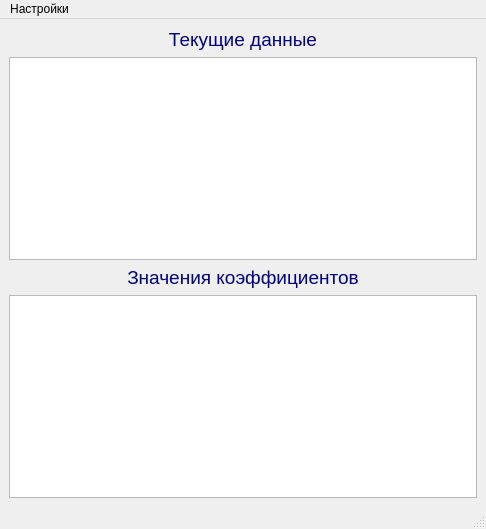
<?xml version="1.0" encoding="UTF-8"?>
<ui version="4.0">
 <class>MainWindow</class>
 <widget class="QMainWindow" name="MainWindow">
  <property name="geometry">
   <rect>
    <x>0</x>
    <y>0</y>
    <width>486</width>
    <height>529</height>
   </rect>
  </property>
  <property name="windowTitle">
   <string>MainWindow</string>
  </property>
  <widget class="QWidget" name="centralwidget">
   <layout class="QVBoxLayout" name="verticalLayout">
    <item>
     <widget class="QLabel" name="label_now">
      <property name="font">
       <font>
        <family>Arial</family>
        <pointsize>14</pointsize>
       </font>
      </property>
      <property name="styleSheet">
       <string notr="true">color:rgb(0, 0, 127)</string>
      </property>
      <property name="text">
       <string>&lt;html&gt;&lt;head/&gt;&lt;body&gt;&lt;p align=&quot;center&quot;&gt;Текущие данные&lt;/p&gt;&lt;/body&gt;&lt;/html&gt;</string>
      </property>
     </widget>
    </item>
    <item>
     <widget class="QTableWidget" name="table_now"/>
    </item>
    <item>
     <widget class="QLabel" name="label_koef">
      <property name="font">
       <font>
        <family>Arial</family>
        <pointsize>14</pointsize>
       </font>
      </property>
      <property name="styleSheet">
       <string notr="true">color:rgb(0, 0, 127)</string>
      </property>
      <property name="text">
       <string>&lt;html&gt;&lt;head/&gt;&lt;body&gt;&lt;p align=&quot;center&quot;&gt;Значения коэффициентов&lt;/p&gt;&lt;/body&gt;&lt;/html&gt;</string>
      </property>
     </widget>
    </item>
    <item>
     <widget class="QTableWidget" name="table_koef"/>
    </item>
   </layout>
  </widget>
  <widget class="QMenuBar" name="menubar">
   <property name="geometry">
    <rect>
     <x>0</x>
     <y>0</y>
     <width>486</width>
     <height>21</height>
    </rect>
   </property>
   <widget class="QMenu" name="menu">
    <property name="title">
     <string>Настройки</string>
    </property>
    <addaction name="action_numID"/>
    <addaction name="action_sernum"/>
    <addaction name="action_time"/>
    <addaction name="action_numchannel"/>
    <addaction name="action_powertrans"/>
    <addaction name="action_addrmod"/>
    <addaction name="action_freqoffset"/>
    <addaction name="action_filecalib"/>
    <addaction name="action_dellistmemory"/>
    <addaction name="action_resetsens"/>
   </widget>
   <addaction name="menu"/>
  </widget>
  <widget class="QStatusBar" name="statusbar"/>
  <action name="action_numID">
   <property name="text">
    <string>Номер в подсети</string>
   </property>
  </action>
  <action name="action_sernum">
   <property name="text">
    <string>Серийный номер</string>
   </property>
  </action>
  <action name="action_time">
   <property name="text">
    <string>Время между передачей</string>
   </property>
  </action>
  <action name="action_numchannel">
   <property name="text">
    <string>Номер канала</string>
   </property>
  </action>
  <action name="action_powertrans">
   <property name="text">
    <string>Мощность передатчика</string>
   </property>
  </action>
  <action name="action_addrmod">
   <property name="text">
    <string>Адрес модуляции</string>
   </property>
  </action>
  <action name="action_freqoffset">
   <property name="text">
    <string>Корректировка по частоте</string>
   </property>
  </action>
  <action name="action_filecalib">
   <property name="text">
    <string>Записать файл калибровок</string>
   </property>
  </action>
  <action name="action_dellistmemory">
   <property name="text">
    <string>Стереть страницу памяти</string>
   </property>
  </action>
  <action name="action_resetsens">
   <property name="text">
    <string>Обнулить датчик</string>
   </property>
  </action>
 </widget>
 <resources/>
 <connections/>
</ui>
